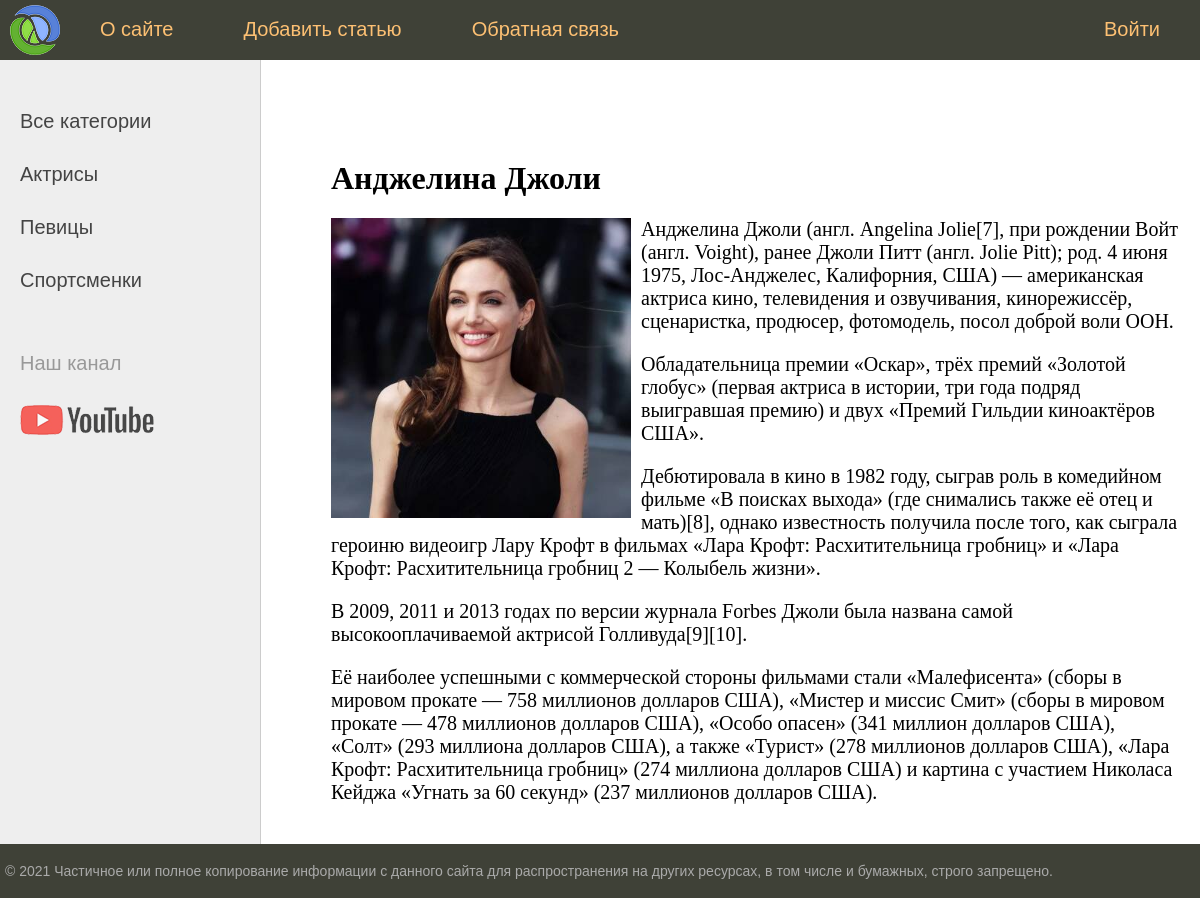
The app's page /post/andzhelina-dzholi/ with its own data.
### women/models.py (models this page shows, shortened)
class Category(models.Model):
    name = models.CharField(max_length=100, db_index=True, verbose_name='Категория')
    slug = models.SlugField(max_length=255, unique=True, db_index=True, verbose_name="URL")
    def get_absolute_url(self):
        return reverse('category', kwargs={'cat_slug': self.slug})
    class Meta:
        verbose_name = 'Категория'
        verbose_name_plural = 'Категории'
        ordering = ['id']

class Women(models.Model):
    title = models.CharField(max_length=255, verbose_name='Заголовок')
    slug = models.SlugField(max_length=255, unique=True, db_index=True, verbose_name="URL")
    content = models.TextField(blank=True, verbose_name='Текст статьи')
    photo = models.ImageField(upload_to="photos/%Y/%m/%d", verbose_name='Фото')
    time_create = models.DateTimeField(auto_now_add=True, verbose_name='Время создания')
    time_update = models.DateTimeField(auto_now=True, verbose_name='Время изменения')
    is_published = models.BooleanField(default=True, verbose_name='Публикация')
    cat = models.ForeignKey('Category', on_delete=models.PROTECT, verbose_name='Категории')
    def __str__(self):
        return self.title
    class Meta:
        verbose_name = 'Известные женщины'
        verbose_name_plural = 'Известные женщины'

### women/views.py (the view)
# urls.py: path('post/<slug:post_slug>/', ShowPost.as_view(), name='post'),
class ShowPost(DetailView):
    model = Women
    template_name = 'women/post.html'
    slug_url_kwarg = 'post_slug'  # по умолчанию 'slug'
    context_object_name = 'post'  # используется параметр post внутри шаблона post.html
    def get_context_data(self, *, object_list=None, **kwargs):
        context = super().get_context_data(**kwargs)
        context['title'] = context['post']
        context['menu'] = menu
        return context

### women/templatetags/women_tags.py (called while the page is built)
@register.inclusion_tag('women/list_categories.html')
def show_categories(sort=None, cat_selected=0):
    if not sort:
        cats = Category.objects.all()
    else:
        cats = Category.objects.order_by(sort)
    return {"cats": cats, "cat_selected": cat_selected}

### women/templates/women/post.html
{% extends 'women/base.html' %}
{% block content %}
<h1>{{ post.title }}</h1>
{% if post.photo %}
<p><img class="img-article-left" src="{{post.photo.url}}"> </p>
{% endif %}
{{ post.content|linebreaks }}
{% endblock %}

### women/templates/women/list_categories.html
{% for c in cats %}
	{% if c.pk == cat_selected %}
		<li class="selected">{{c.name}}</li>
	{% else %}
		<li><a href="{{ c.get_absolute_url }}">{{c.name}}</a></li>
	{% endif %}
{% endfor %}

### women/static/women/css/styles.css (style rules this page uses)
html, body { font-family: 'Arial'; margin: 0; padding: 0; height: 100%; width: 100%; color: #444; }
a { color: #0059b2; text-decoration: none; }
img { max-width: 600px; height: auto; }
img.img-article-left { max-width: 300px; height: auto; float: left; padding: 0 10px 10px 0; }
.left-chapters ul li { margin: 30px 0 0 0; color: #999; }
.left-chapters ul li a { color: #444; text-decoration: none; }
.content-text h1 { font-size: 32px; }

### records on screen
Category: name "Актрисы"
Category: name "Певицы"
Category: name "Спортсменки"
Women: title "Анджелина Джоли", photo (picture), content "Анджелина Джоли (англ. Angelina Jolie[7], при рождении Войт (англ. Voight), ранее Джоли Питт (англ. Jolie Pitt); род. 4 июня 1975, Лос-Анджелес, Калифорния, США) — американская актриса кино, телевидения и озвучивания, кинорежиссёр, сценаристка, продюсер, фотомодель, посол доброй воли ООН. Обладательница премии «Оскар», трёх премий «Золотой глобус» (первая актриса в истории, три года подряд выигравшая премию) и двух «Премий Гильдии киноактёров США». Дебютировала в кино в 1982 году, сыграв роль в комедийном фильме «В поисках выхода» (где снимались также её отец и мать)[8], однако известность получила после того, как сыграла героиню видеоигр Лару Крофт в фильмах «Лара Крофт: Расхитительница…"

### other values on screen
{{ m.title }} "О сайте" "Добавить статью" "Обратная связь"
{{ m.title }} "Войти"
